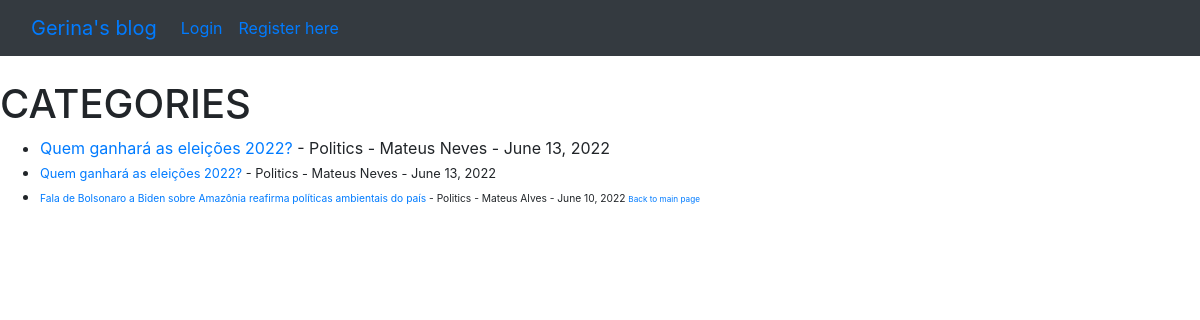
Before: /category/Politics/ with the older database file.
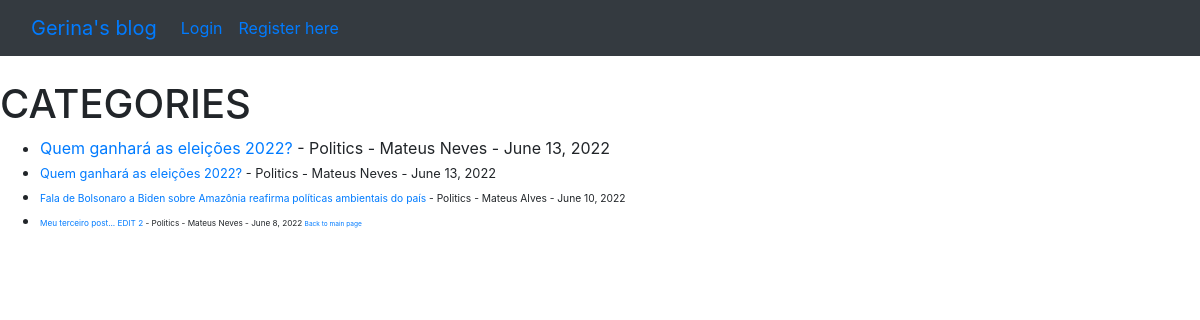
After: the same page with the newer database file.
### theblog/models.py (models this page shows, shortened)
class Post(models.Model):
    title = models.CharField(max_length=255)
    author = models.ForeignKey(User, on_delete=models.CASCADE)
    body = models.TextField()
    title_tag = models.CharField(max_length=255, default=title)
    post_date = models.DateField(auto_now_add=True)
    category = models.CharField(max_length=255, default='uncategorized')
    likes = models.ManyToManyField(User, related_name='blog_post')

### theblog/views.py (the view)
# urls.py: path('category/<str:catego>/', CategoryView, name='category'),
def CategoryView(request, catego):
    category_posts = Post.objects.filter(category=catego).order_by('-post_date')
    return render(request, 'categories.html', {'catego':catego.title(), 'category_posts':category_posts})

### theblog/templates/categories.html (shortened to what this page needs)
{% extends 'base.html' %}
{% block content %}
{% if category_posts %}
    <h1> CATEGORIES</h1>
        <ul>
            {% for post in category_posts %}
                <li><a href="{% url 'article-detail' post.pk %}">{{ post.title }}</a>
                    - {{ post.category }}
                    - {{ post.author.first_name }} {{ post.author.last_name }}
                    - {{ post.post_date }}
                    <small>
            {% endfor %}
            <a href="{% url 'home' %}">Back to main page</a>
        </ul>
{% else %}
    <h1>Sorry, this page doesn't exist</h1>
{% endif %}
{% endblock %}

Changed rows visible on the page:
now on this page (row edited): Post: title "Meu terceiro post... EDIT 2", category "Politics", author.first_name "Mateus", author.last_name "Neves", post_date "June 8, 2022"
